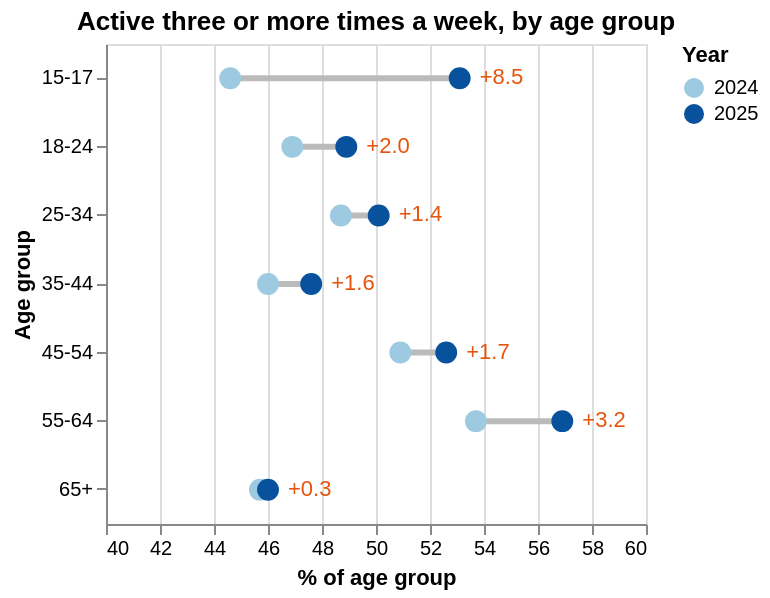

This figure's Vega-Lite source:
### Vega-Lite specification from a JSON file in a GitHub repository (floating-point values rounded to 4 significant figures)
{"$schema": "https://vega.github.io/schema/vega-lite/v5.json", "title": "Active three or more times a week, by age group", "width": 270, "height": 240, "data": {"values": [{"age": "15-17", "rate2024": 44.6, "rate2025": 53.1}, {"age": "18-24", "rate2024": 46.9, "rate2025": 48.9}, {"age": "25-34", "rate2024": 48.7, "rate2025": 50.1}, {"age": "35-44", "rate2024": 46.0, "rate2025": 47.6}, {"age": "45-54", "rate2024": 50.9, "rate2025": 52.6}, {"age": "55-64", "rate2024": 53.7, "rate2025": 56.9}, {"age": "65+", "rate2024": 45.7, "rate2025": 46.0}]}, "encoding": {"y": {"field": "age", "type": "ordinal", "title": "Age group"}}, "layer": [{"mark": {"type": "rule", "color": "#bbbbbb", "strokeWidth": 3}, "encoding": {"x": {"field": "rate2024", "type": "quantitative", "title": "% of age group", "scale": {"domain": [40, 60]}}, "x2": {"field": "rate2025"}}}, {"transform": [{"fold": ["rate2024", "rate2025"], "as": ["Year", "Rate"]}, {"calculate": "replace(datum.Year, 'rate', '')", "as": "Year"}], "mark": {"type": "circle", "size": 120, "opacity": 1}, "encoding": {"x": {"field": "Rate", "type": "quantitative"}, "color": {"field": "Year", "type": "nominal", "scale": {"domain": ["2024", "2025"], "range": ["#9ecae1", "#08519c"]}}, "tooltip": [{"field": "age", "type": "nominal", "title": "Age group"}, {"field": "Year", "type": "nominal"}, {"field": "Rate", "type": "quantitative", "title": "Rate (%)", "format": ".1f"}]}}, {"mark": {"type": "text", "align": "left", "dx": 10, "fontSize": 11, "color": "#e6550d"}, "encoding": {"x": {"field": "rate2025", "type": "quantitative"}, "text": {"field": "Change", "type": "quantitative", "format": "+.1f"}}, "transform": [{"calculate": "datum.rate2025 - datum.rate2024", "as": "Change"}]}]}
